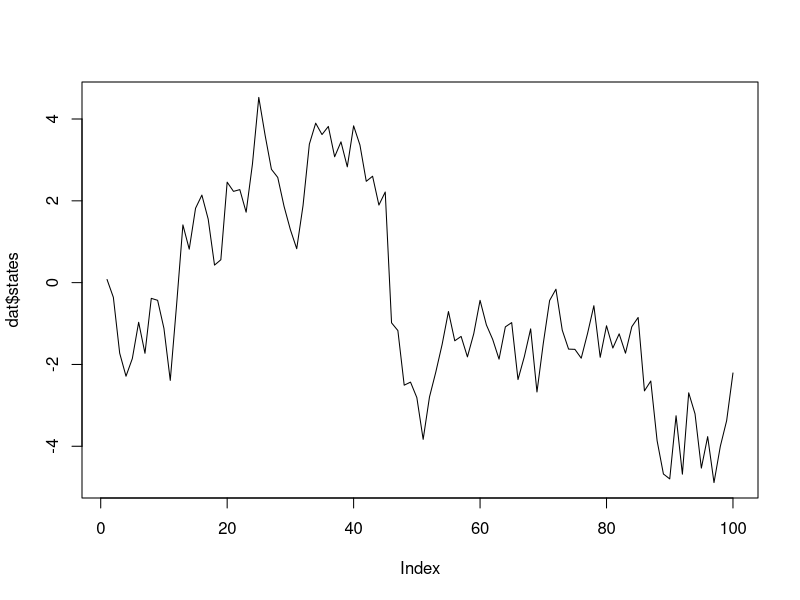

R code for this plot: (Note: this script raises an error after producing the figure.)
sim_data <- function(nobs, param) {
  states <- rep(0, nobs)
  obs <- rep(0, nobs)
  x0 <- rnorm(1, 0, param[3])
  states[1] <- param[1] * x0 + rnorm(1, sd = param[3])
  obs[1] <- rnorm(1, sd = param[2] * exp(states[1] / 2))
  for (i in 2:nobs) {
    states[i] = param[1] * states[i - 1] + rnorm(1, sd = param[3])
    obs[i] = rnorm(1, sd = param[2] * exp(states[i] / 2))
  }
  return(data.frame(states = states, obs = obs))
}

dat <- sim_data(100, c(0.91, 0.5, 1))
plot(dat$states, type = "l")

set.seed(100)
filter <- APF(dat$obs, 90, c(0.91, 0.5, 1))
lines(filter, col = "blue")
